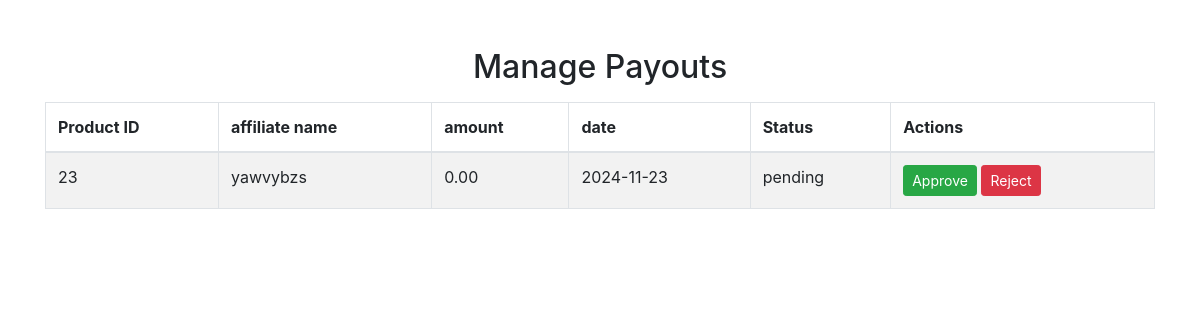
Page /Adminpanel/payout.php on the committed database.
### tables this page shows
CREATE TABLE `affiliate_payouts` (
  `payout_id` int(11) NOT NULL,
  `affiliate_username` varchar(255) NOT NULL,
  `payout_amount` decimal(10,2) NOT NULL,
  `payout_date` date NOT NULL,
  `payout_status` enum('pending','completed','failed') DEFAULT 'pending'
);

### Adminpanel/payout.php (the view, shortened to what this page needs)
<?php
include 'success.php';
$servername = "localhost";
$username = "root";
$password = "";
$dbname = "registration";
$conn = new mysqli($servername, $username, $password, $dbname, );
$sql = "SELECT * FROM affiliate_payouts WHERE payout_status='pending'";
$result = $conn->query($sql);
?>
<!DOCTYPE html>
<html lang="en">
<head>
    <link href="https://stackpath.bootstrapcdn.com/bootstrap/4.5.2/css/bootstrap.min.css" rel="stylesheet">
</head>
<body>
<div class="container mt-5">
    <h2 class="text-center">Manage Payouts</h2>
    <table class="table table-bordered table-striped mt-3">
        <thead>
            <tr>
                <th>Product ID</th>
                <th>affiliate name</th>
                <th>amount</th>
                <th>date</th>
                <th>Status</th>
                <th>Actions</th>
            </tr>
        </thead>
        <tbody>
            <?php if ($result->num_rows > 0): ?>
                <?php while($row = $result->fetch_assoc()): ?>
                    <tr>
                        <td><?php echo $row['payout_id']; ?></td>
                        <td><?php echo $row['affiliate_username']; ?></td>
                        <td><?php echo $row['payout_amount']; ?></td>
                        <td><?php echo $row['payout_date']; ?></td>
                        <td><?php echo $row['payout_status']; ?></td>
                            <td>
                            <a href="payout.php?action=approve&payout_id=<?php echo $row['payout_id']; ?>" class="btn btn-success btn-sm">Approve</a>
                            <a href="payout.php?action=reject&payout_id=<?php echo $row['payout_id']; ?>" class="btn btn-danger btn-sm">Reject</a>
                        </td>
                    </tr>
                <?php endwhile; ?>
            <?php else: ?>
                <tr>
                    <td colspan="10" class="text-center">No pending payout found found for redrawal.</td>
                </tr>
            <?php endif; ?>
        </tbody>
    </table>
</div>
</body>
</html>

### rows in the picture
affiliate_payouts: payout_id "23", affiliate_username "yawvybzs", payout_amount "0.00", payout_date "2024-11-23", payout_status "pending"
